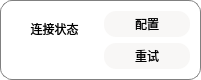
  <widget class="QGroupBox" name="connectCheckGroup">
   <property name="geometry">
    <rect>
     <x>20</x>
     <y>20</y>
     <width>201</width>
     <height>71</height>
    </rect>
   </property>
   <property name="maximumSize">
    <size>
     <width>16777215</width>
     <height>93</height>
    </size>
   </property>
   <property name="styleSheet">
    <string notr="true">QGroupBox{
background-color: rgba(255, 255, 255, 200);
border-radius:12px;
border: 1px solid gray;
}</string>
   </property>
   <layout class="QHBoxLayout" name="horizontalLayout_4">
    <property name="leftMargin">
     <number>10</number>
    </property>
    <property name="topMargin">
     <number>10</number>
    </property>
    <property name="rightMargin">
     <number>10</number>
    </property>
    <property name="bottomMargin">
     <number>10</number>
    </property>
    <item>
     <widget class="QGroupBox" name="connectStatus">
      <property name="sizePolicy">
       <sizepolicy hsizetype="Preferred" vsizetype="Preferred">
        <horstretch>0</horstretch>
        <verstretch>0</verstretch>
       </sizepolicy>
      </property>
      <property name="styleSheet">
       <string notr="true">QGroupBox{
background-color: rgba(255, 255, 255, 0);
border-radius:12px;
border: 0px;
}</string>
      </property>
      <layout class="QVBoxLayout" name="verticalLayout">
       <property name="leftMargin">
        <number>8</number>
       </property>
       <property name="topMargin">
        <number>8</number>
       </property>
       <property name="rightMargin">
        <number>8</number>
       </property>
       <property name="bottomMargin">
        <number>8</number>
       </property>
       <item>
        <widget class="QLabel" name="databaseStatusTitle">
         <property name="styleSheet">
          <string notr="true">QLabel{
font-size: 12px;
}</string>
         </property>
         <property name="text">
          <string>连接状态</string>
         </property>
         <property name="textFormat">
          <enum>Qt::AutoText</enum>
         </property>
         <property name="alignment">
          <set>Qt::AlignCenter</set>
         </property>
        </widget>
       </item>
       <item>
        <widget class="QLabel" name="databaseStatusInfo">
         <property name="styleSheet">
          <string notr="true">QLabel{
font-size:12px;
}</string>
         </property>
         <property name="text">
          <string/>
         </property>
         <property name="alignment">
          <set>Qt::AlignCenter</set>
         </property>
        </widget>
       </item>
      </layout>
     </widget>
    </item>
    <item>
     <layout class="QVBoxLayout" name="checkBtnGroup">
      <property name="sizeConstraint">
       <enum>QLayout::SetDefaultConstraint</enum>
      </property>
      <item>
       <widget class="QPushButton" name="databaseOptionEntrance">
        <property name="sizePolicy">
         <sizepolicy hsizetype="Minimum" vsizetype="Fixed">
          <horstretch>0</horstretch>
          <verstretch>0</verstretch>
         </sizepolicy>
        </property>
        <property name="maximumSize">
         <size>
          <width>128</width>
          <height>16777215</height>
         </size>
        </property>
        <property name="palette">
         <palette>
          <active>
           <colorrole role="WindowText">
            <brush brushstyle="SolidPattern">
             <color alpha="255">
              <red>0</red>
              <green>0</green>
              <blue>0</blue>
             </color>
            </brush>
           </colorrole>
           <colorrole role="Button">
            <brush brushstyle="SolidPattern">
             <color alpha="200">
              <red>246</red>
              <green>245</green>
              <blue>244</blue>
             </color>
            </brush>
           </colorrole>
           <colorrole role="Light">
            <brush brushstyle="SolidPattern">
             <color alpha="255">
              <red>255</red>
              <green>255</green>
              <blue>255</blue>
             </color>
            </brush>
           </colorrole>
           <colorrole role="Midlight">
            <brush brushstyle="SolidPattern">
             <color alpha="255">
              <red>255</red>
              <green>255</green>
              <blue>255</blue>
             </color>
            </brush>
           </colorrole>
           <colorrole role="Dark">
            <brush brushstyle="SolidPattern">
             <color alpha="255">
              <red>127</red>
              <green>127</green>
              <blue>127</blue>
             </color>
            </brush>
           </colorrole>
           <colorrole role="Mid">
            <brush brushstyle="SolidPattern">
             <color alpha="255">
              <red>170</red>
              <green>170</green>
              <blue>170</blue>
             </color>
            </brush>
           </colorrole>
           <colorrole role="Text">
            <brush brushstyle="SolidPattern">
             <color alpha="255">
              <red>0</red>
              <green>0</green>
              <blue>0</blue>
             </color>
            </brush>
           </colorrole>
           <colorrole role="BrightText">
            <brush brushstyle="SolidPattern">
             <color alpha="255">
              <red>255</red>
              <green>255</green>
              <blue>255</blue>
             </color>
            </brush>
           </colorrole>
           <colorrole role="ButtonText">
            <brush brushstyle="SolidPattern">
             <color alpha="255">
              <red>0</red>
              <green>0</green>
              <blue>0</blue>
             </color>
            </brush>
           </colorrole>
           <colorrole role="Base">
            <brush brushstyle="SolidPattern">
             <color alpha="200">
              <red>246</red>
              <green>245</green>
              <blue>244</blue>
             </color>
            </brush>
           </colorrole>
           <colorrole role="Window">
            <brush brushstyle="SolidPattern">
             <color alpha="200">
              <red>246</red>
              <green>245</green>
              <blue>244</blue>
             </color>
            </brush>
           </colorrole>
           <colorrole role="Shadow">
            <brush brushstyle="SolidPattern">
             <color alpha="255">
              <red>0</red>
              <green>0</green>
              <blue>0</blue>
             </color>
            </brush>
           </colorrole>
           <colorrole role="AlternateBase">
            <brush brushstyle="SolidPattern">
             <color alpha="255">
              <red>255</red>
              <green>255</green>
              <blue>255</blue>
             </color>
            </brush>
           </colorrole>
           <colorrole role="ToolTipBase">
            <brush brushstyle="SolidPattern">
             <color alpha="255">
              <red>255</red>
              <green>255</green>
              <blue>220</blue>
             </color>
            </brush>
           </colorrole>
           <colorrole role="ToolTipText">
            <brush brushstyle="SolidPattern">
             <color alpha="255">
              <red>0</red>
              <green>0</green>
              <blue>0</blue>
             </color>
            </brush>
           </colorrole>
           <colorrole role="PlaceholderText">
            <brush brushstyle="SolidPattern">
             <color alpha="127">
              <red>0</red>
              <green>0</green>
              <blue>0</blue>
             </color>
            </brush>
           </colorrole>
          </active>
          <inactive>
           <colorrole role="WindowText">
            <brush brushstyle="SolidPattern">
             <color alpha="255">
              <red>0</red>
              <green>0</green>
              <blue>0</blue>
             </color>
            </brush>
           </colorrole>
           <colorrole role="Button">
            <brush brushstyle="SolidPattern">
             <color alpha="200">
              <red>246</red>
              <green>245</green>
              <blue>244</blue>
             </color>
            </brush>
           </colorrole>
           <colorrole role="Light">
            <brush brushstyle="SolidPattern">
             <color alpha="255">
              <red>255</red>
              <green>255</green>
              <blue>255</blue>
             </color>
            </brush>
           </colorrole>
           <colorrole role="Midlight">
            <brush brushstyle="SolidPattern">
             <color alpha="255">
              <red>202</red>
              <green>202</green>
              <blue>202</blue>
             </color>
            </brush>
           </colorrole>
           <colorrole role="Dark">
            <brush brushstyle="SolidPattern">
             <color alpha="255">
              <red>159</red>
              <green>159</green>
              <blue>159</blue>
             </color>
            </brush>
           </colorrole>
           <colorrole role="Mid">
            <brush brushstyle="SolidPattern">
             <color alpha="255">
              <red>184</red>
              <green>184</green>
              <blue>184</blue>
             </color>
            </brush>
           </colorrole>
           <colorrole role="Text">
            <brush brushstyle="SolidPattern">
             <color alpha="255">
              <red>0</red>
              <green>0</green>
              <blue>0</blue>
             </color>
            </brush>
           </colorrole>
           <colorrole role="BrightText">
            <brush brushstyle="SolidPattern">
             <color alpha="255">
              <red>255</red>
              <green>255</green>
              <blue>255</blue>
             </color>
            </brush>
           </colorrole>
           <colorrole role="ButtonText">
            <brush brushstyle="SolidPattern">
             <color alpha="255">
              <red>0</red>
              <green>0</green>
              <blue>0</blue>
             </color>
            </brush>
           </colorrole>
           <colorrole role="Base">
            <brush brushstyle="SolidPattern">
             <color alpha="200">
              <red>246</red>
              <green>245</green>
              <blue>244</blue>
             </color>
            </brush>
           </colorrole>
           <colorrole role="Window">
            <brush brushstyle="SolidPattern">
             <color alpha="200">
              <red>246</red>
              <green>245</green>
              <blue>244</blue>
             </color>
            </brush>
           </colorrole>
           <colorrole role="Shadow">
            <brush brushstyle="SolidPattern">
             <color alpha="255">
              <red>118</red>
              <green>118</green>
              <blue>118</blue>
             </color>
            </brush>
           </colorrole>
           <colorrole role="AlternateBase">
            <brush brushstyle="SolidPattern">
             <color alpha="255">
              <red>247</red>
              <green>247</green>
              <blue>247</blue>
             </color>
            </brush>
           </colorrole>
           <colorrole role="ToolTipBase">
            <brush brushstyle="SolidPattern">
             <color alpha="255">
              <red>255</red>
              <green>255</green>
              <blue>220</blue>
             </color>
            </brush>
           </colorrole>
           <colorrole role="ToolTipText">
            <brush brushstyle="SolidPattern">
             <color alpha="255">
              <red>0</red>
              <green>0</green>
              <blue>0</blue>
             </color>
            </brush>
           </colorrole>
           <colorrole role="PlaceholderText">
            <brush brushstyle="SolidPattern">
             <color alpha="128">
              <red>0</red>
              <green>0</green>
              <blue>0</blue>
             </color>
            </brush>
           </colorrole>
          </inactive>
          <disabled>
           <colorrole role="WindowText">
            <brush brushstyle="SolidPattern">
             <color alpha="255">
              <red>127</red>
              <green>127</green>
              <blue>127</blue>
             </color>
            </brush>
           </colorrole>
           <colorrole role="Button">
            <brush brushstyle="SolidPattern">
             <color alpha="200">
              <red>246</red>
              <green>245</green>
              <blue>244</blue>
             </color>
            </brush>
           </colorrole>
           <colorrole role="Light">
            <brush brushstyle="SolidPattern">
             <color alpha="255">
              <red>255</red>
              <green>255</green>
              <blue>255</blue>
             </color>
            </brush>
           </colorrole>
           <colorrole role="Midlight">
            <brush brushstyle="SolidPattern">
             <color alpha="255">
              <red>255</red>
              <green>255</green>
              <blue>255</blue>
             </color>
            </brush>
           </colorrole>
           <colorrole role="Dark">
            <brush brushstyle="SolidPattern">
             <color alpha="255">
              <red>127</red>
              <green>127</green>
              <blue>127</blue>
             </color>
            </brush>
           </colorrole>
           <colorrole role="Mid">
            <brush brushstyle="SolidPattern">
             <color alpha="255">
              <red>170</red>
              <green>170</green>
              <blue>170</blue>
             </color>
            </brush>
           </colorrole>
           <colorrole role="Text">
            <brush brushstyle="SolidPattern">
             <color alpha="255">
              <red>127</red>
              <green>127</green>
              <blue>127</blue>
             </color>
            </brush>
           </colorrole>
           <colorrole role="BrightText">
            <brush brushstyle="SolidPattern">
             <color alpha="255">
              <red>255</red>
              <green>255</green>
              <blue>255</blue>
             </color>
            </brush>
           </colorrole>
           <colorrole role="ButtonText">
            <brush brushstyle="SolidPattern">
             <color alpha="255">
              <red>127</red>
              <green>127</green>
              <blue>127</blue>
             </color>
            </brush>
           </colorrole>
           <colorrole role="Base">
            <brush brushstyle="SolidPattern">
             <color alpha="200">
              <red>246</red>
              <green>245</green>
              <blue>244</blue>
             </color>
            </brush>
           </colorrole>
           <colorrole role="Window">
            <brush brushstyle="SolidPattern">
             <color alpha="200">
              <red>246</red>
              <green>245</green>
              <blue>244</blue>
             </color>
            </brush>
           </colorrole>
           <colorrole role="Shadow">
            <brush brushstyle="SolidPattern">
             <color alpha="255">
              <red>177</red>
              <green>177</green>
              <blue>177</blue>
             </color>
            </brush>
           </colorrole>
           <colorrole role="AlternateBase">
            <brush brushstyle="SolidPattern">
             <color alpha="255">
              <red>247</red>
              <green>247</green>
              <blue>247</blue>
             </color>
            </brush>
           </colorrole>
           <colorrole role="ToolTipBase">
            <brush brushstyle="SolidPattern">
             <color alpha="255">
              <red>255</red>
              <green>255</green>
              <blue>220</blue>
             </color>
            </brush>
           </colorrole>
           <colorrole role="ToolTipText">
            <brush brushstyle="SolidPattern">
             <color alpha="255">
              <red>0</red>
              <green>0</green>
              <blue>0</blue>
             </color>
            </brush>
           </colorrole>
           <colorrole role="PlaceholderText">
            <brush brushstyle="SolidPattern">
             <color alpha="128">
              <red>0</red>
              <green>0</green>
              <blue>0</blue>
             </color>
            </brush>
           </colorrole>
          </disabled>
         </palette>
        </property>
        <property name="mouseTracking">
         <bool>true</bool>
        </property>
        <property name="styleSheet">
         <string notr="true">QPushButton{
background-color: rgba(246, 245, 244, 200);
border-radius:12px;
padding:4px 4px;
font-size:12px;
border-style: outset;}

QPushButton:hover{
background-color:rgba(222, 221, 218, 200); 
color: black;}

QPushButton:pressed{
background-color:rgba(192, 191, 188, 200);
border-style: inset;}
</string>
        </property>
        <property name="text">
         <string>配置</string>
        </property>
        <property name="checkable">
         <bool>false</bool>
        </property>
        <property name="default">
         <bool>false</bool>
        </property>
        <property name="flat">
         <bool>false</bool>
        </property>
       </widget>
      </item>
      <item>
       <widget class="QPushButton" name="databaseConnectRetry">
        <property name="sizePolicy">
         <sizepolicy hsizetype="Minimum" vsizetype="Fixed">
          <horstretch>0</horstretch>
          <verstretch>0</verstretch>
         </sizepolicy>
        </property>
        <property name="maximumSize">
         <size>
          <width>128</width>
          <height>16777215</height>
         </size>
        </property>
        <property name="palette">
         <palette>
          <active>
           <colorrole role="WindowText">
            <brush brushstyle="SolidPattern">
             <color alpha="255">
              <red>0</red>
              <green>0</green>
              <blue>0</blue>
             </color>
            </brush>
           </colorrole>
           <colorrole role="Button">
            <brush brushstyle="SolidPattern">
             <color alpha="200">
              <red>246</red>
              <green>245</green>
              <blue>244</blue>
             </color>
            </brush>
           </colorrole>
           <colorrole role="Light">
            <brush brushstyle="SolidPattern">
             <color alpha="255">
              <red>255</red>
              <green>255</green>
              <blue>255</blue>
             </color>
            </brush>
           </colorrole>
           <colorrole role="Midlight">
            <brush brushstyle="SolidPattern">
             <color alpha="255">
              <red>255</red>
              <green>255</green>
              <blue>255</blue>
             </color>
            </brush>
           </colorrole>
           <colorrole role="Dark">
            <brush brushstyle="SolidPattern">
             <color alpha="255">
              <red>127</red>
              <green>127</green>
              <blue>127</blue>
             </color>
            </brush>
           </colorrole>
           <colorrole role="Mid">
            <brush brushstyle="SolidPattern">
             <color alpha="255">
              <red>170</red>
              <green>170</green>
              <blue>170</blue>
             </color>
            </brush>
           </colorrole>
           <colorrole role="Text">
            <brush brushstyle="SolidPattern">
             <color alpha="255">
              <red>0</red>
              <green>0</green>
              <blue>0</blue>
             </color>
            </brush>
           </colorrole>
           <colorrole role="BrightText">
            <brush brushstyle="SolidPattern">
             <color alpha="255">
              <red>255</red>
              <green>255</green>
              <blue>255</blue>
             </color>
            </brush>
           </colorrole>
           <colorrole role="ButtonText">
            <brush brushstyle="SolidPattern">
             <color alpha="255">
              <red>0</red>
              <green>0</green>
              <blue>0</blue>
             </color>
            </brush>
           </colorrole>
           <colorrole role="Base">
            <brush brushstyle="SolidPattern">
             <color alpha="200">
              <red>246</red>
              <green>245</green>
              <blue>244</blue>
             </color>
            </brush>
           </colorrole>
           <colorrole role="Window">
            <brush brushstyle="SolidPattern">
             <color alpha="200">
              <red>246</red>
              <green>245</green>
              <blue>244</blue>
             </color>
            </brush>
           </colorrole>
           <colorrole role="Shadow">
            <brush brushstyle="SolidPattern">
             <color alpha="255">
              <red>0</red>
              <green>0</green>
              <blue>0</blue>
             </color>
            </brush>
           </colorrole>
           <colorrole role="AlternateBase">
            <brush brushstyle="SolidPattern">
             <color alpha="255">
              <red>255</red>
              <green>255</green>
              <blue>255</blue>
             </color>
            </brush>
           </colorrole>
           <colorrole role="ToolTipBase">
            <brush brushstyle="SolidPattern">
             <color alpha="255">
              <red>255</red>
              <green>255</green>
              <blue>220</blue>
             </color>
            </brush>
           </colorrole>
           <colorrole role="ToolTipText">
            <brush brushstyle="SolidPattern">
             <color alpha="255">
              <red>0</red>
              <green>0</green>
              <blue>0</blue>
             </color>
            </brush>
           </colorrole>
           <colorrole role="PlaceholderText">
            <brush brushstyle="SolidPattern">
             <color alpha="127">
              <red>0</red>
              <green>0</green>
              <blue>0</blue>
             </color>
            </brush>
           </colorrole>
          </active>
          <inactive>
           <colorrole role="WindowText">
            <brush brushstyle="SolidPattern">
             <color alpha="255">
              <red>0</red>
              <green>0</green>
              <blue>0</blue>
             </color>
            </brush>
           </colorrole>
           <colorrole role="Button">
            <brush brushstyle="SolidPattern">
             <color alpha="200">
              <red>246</red>
              <green>245</green>
              <blue>244</blue>
             </color>
            </brush>
           </colorrole>
           <colorrole role="Light">
            <brush brushstyle="SolidPattern">
             <color alpha="255">
              <red>255</red>
              <green>255</green>
              <blue>255</blue>
             </color>
            </brush>
           </colorrole>
           <colorrole role="Midlight">
            <brush brushstyle="SolidPattern">
             <color alpha="255">
              <red>202</red>
              <green>202</green>
              <blue>202</blue>
             </color>
            </brush>
           </colorrole>
           <colorrole role="Dark">
            <brush brushstyle="SolidPattern">
             <color alpha="255">
              <red>159</red>
              <green>159</green>
              <blue>159</blue>
             </color>
            </brush>
           </colorrole>
           <colorrole role="Mid">
            <brush brushstyle="SolidPattern">
             <color alpha="255">
              <red>184</red>
              <green>184</green>
              <blue>184</blue>
             </color>
            </brush>
           </colorrole>
           <colorrole role="Text">
            <brush brushstyle="SolidPattern">
             <color alpha="255">
              <red>0</red>
              <green>0</green>
              <blue>0</blue>
             </color>
            </brush>
           </colorrole>
           <colorrole role="BrightText">
            <brush brushstyle="SolidPattern">
             <color alpha="255">
              <red>255</red>
              <green>255</green>
              <blue>255</blue>
             </color>
            </brush>
           </colorrole>
           <colorrole role="ButtonText">
            <brush brushstyle="SolidPattern">
             <color alpha="255">
              <red>0</red>
              <green>0</green>
              <blue>0</blue>
             </color>
            </brush>
           </colorrole>
           <colorrole role="Base">
            <brush brushstyle="SolidPattern">
             <color alpha="200">
              <red>246</red>
              <green>245</green>
              <blue>244</blue>
             </color>
            </brush>
           </colorrole>
           <colorrole role="Window">
            <brush brushstyle="SolidPattern">
             <color alpha="200">
              <red>246</red>
              <green>245</green>
              <blue>244</blue>
             </color>
            </brush>
           </colorrole>
           <colorrole role="Shadow">
            <brush brushstyle="SolidPattern">
             <color alpha="255">
              <red>118</red>
              <green>118</green>
              <blue>118</blue>
             </color>
            </brush>
           </colorrole>
           <colorrole role="AlternateBase">
            <brush brushstyle="SolidPattern">
             <color alpha="255">
              <red>247</red>
              <green>247</green>
              <blue>247</blue>
             </color>
            </brush>
           </colorrole>
           <colorrole role="ToolTipBase">
            <brush brushstyle="SolidPattern">
             <color alpha="255">
              <red>255</red>
              <green>255</green>
              <blue>220</blue>
             </color>
            </brush>
           </colorrole>
           <colorrole role="ToolTipText">
            <brush brushstyle="SolidPattern">
             <color alpha="255">
              <red>0</red>
              <green>0</green>
              <blue>0</blue>
             </color>
            </brush>
           </colorrole>
           <colorrole role="PlaceholderText">
            <brush brushstyle="SolidPattern">
             <color alpha="128">
              <red>0</red>
              <green>0</green>
              <blue>0</blue>
             </color>
            </brush>
           </colorrole>
          </inactive>
          <disabled>
           <colorrole role="WindowText">
            <brush brushstyle="SolidPattern">
             <color alpha="255">
              <red>127</red>
              <green>127</green>
              <blue>127</blue>
             </color>
            </brush>
           </colorrole>
           <colorrole role="Button">
            <brush brushstyle="SolidPattern">
             <color alpha="200">
              <red>246</red>
              <green>245</green>
              <blue>244</blue>
             </color>
            </brush>
           </colorrole>
           <colorrole role="Light">
            <brush brushstyle="SolidPattern">
             <color alpha="255">
              <red>255</red>
              <green>255</green>
              <blue>255</blue>
             </color>
            </brush>
           </colorrole>
           <colorrole role="Midlight">
            <brush brushstyle="SolidPattern">
             <color alpha="255">
              <red>255</red>
              <green>255</green>
              <blue>255</blue>
             </color>
            </brush>
           </colorrole>
           <colorrole role="Dark">
            <brush brushstyle="SolidPattern">
             <color alpha="255">
              <red>127</red>
              <green>127</green>
              <blue>127</blue>
             </color>
            </brush>
           </colorrole>
           <colorrole role="Mid">
            <brush brushstyle="SolidPattern">
             <color alpha="255">
              <red>170</red>
              <green>170</green>
              <blue>170</blue>
             </color>
            </brush>
           </colorrole>
           <colorrole role="Text">
            <brush brushstyle="SolidPattern">
             <color alpha="255">
              <red>127</red>
              <green>127</green>
              <blue>127</blue>
             </color>
            </brush>
           </colorrole>
           <colorrole role="BrightText">
            <brush brushstyle="SolidPattern">
             <color alpha="255">
              <red>255</red>
              <green>255</green>
              <blue>255</blue>
             </color>
            </brush>
           </colorrole>
           <colorrole role="ButtonText">
            <brush brushstyle="SolidPattern">
             <color alpha="255">
              <red>127</red>
              <green>127</green>
              <blue>127</blue>
             </color>
            </brush>
           </colorrole>
           <colorrole role="Base">
            <brush brushstyle="SolidPattern">
             <color alpha="200">
              <red>246</red>
              <green>245</green>
              <blue>244</blue>
             </color>
            </brush>
           </colorrole>
           <colorrole role="Window">
            <brush brushstyle="SolidPattern">
             <color alpha="200">
              <red>246</red>
              <green>245</green>
              <blue>244</blue>
             </color>
            </brush>
           </colorrole>
           <colorrole role="Shadow">
            <brush brushstyle="SolidPattern">
             <color alpha="255">
              <red>177</red>
              <green>177</green>
              <blue>177</blue>
             </color>
            </brush>
           </colorrole>
           <colorrole role="AlternateBase">
            <brush brushstyle="SolidPattern">
             <color alpha="255">
              <red>247</red>
              <green>247</green>
              <blue>247</blue>
             </color>
            </brush>
           </colorrole>
           <colorrole role="ToolTipBase">
            <brush brushstyle="SolidPattern">
             <color alpha="255">
              <red>255</red>
              <green>255</green>
              <blue>220</blue>
             </color>
            </brush>
           </colorrole>
           <colorrole role="ToolTipText">
            <brush brushstyle="SolidPattern">
             <color alpha="255">
              <red>0</red>
              <green>0</green>
              <blue>0</blue>
             </color>
            </brush>
           </colorrole>
           <colorrole role="PlaceholderText">
            <brush brushstyle="SolidPattern">
             <color alpha="128">
              <red>0</red>
              <green>0</green>
              <blue>0</blue>
             </color>
            </brush>
           </colorrole>
          </disabled>
         </palette>
        </property>
        <property name="styleSheet">
         <string notr="true">QPushButton{
background-color: rgba(246, 245, 244, 200);
border-radius:12px;
padding:4px 4px;
font-size:12px;
border-style: outset;}

QPushButton:hover{
background-color:rgba(222, 221, 218, 200); 
color: black;}

QPushButton:pressed{
background-color:rgba(192, 191, 188, 200);
border-style: inset;}
</string>
        </property>
        <property name="text">
         <string>重试</string>
        </property>
       </widget>
      </item>
     </layout>
    </item>
   </layout>
  </widget>
